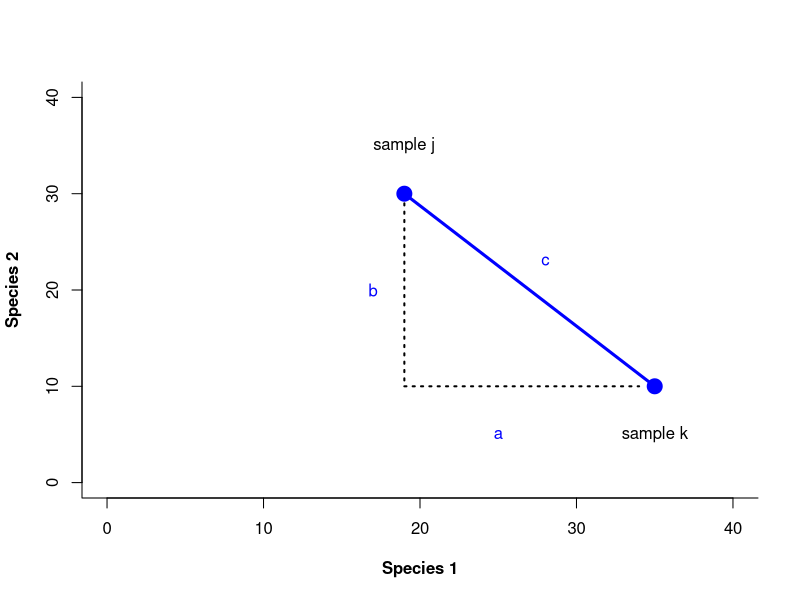
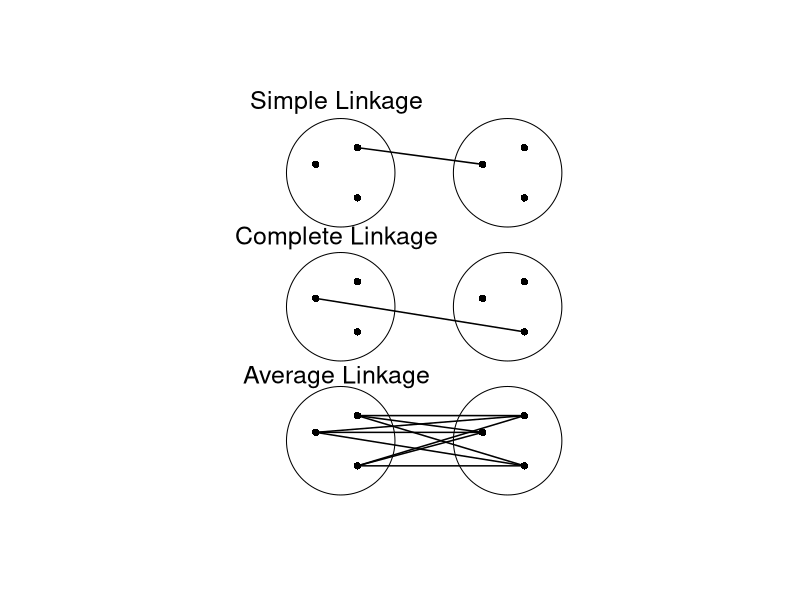
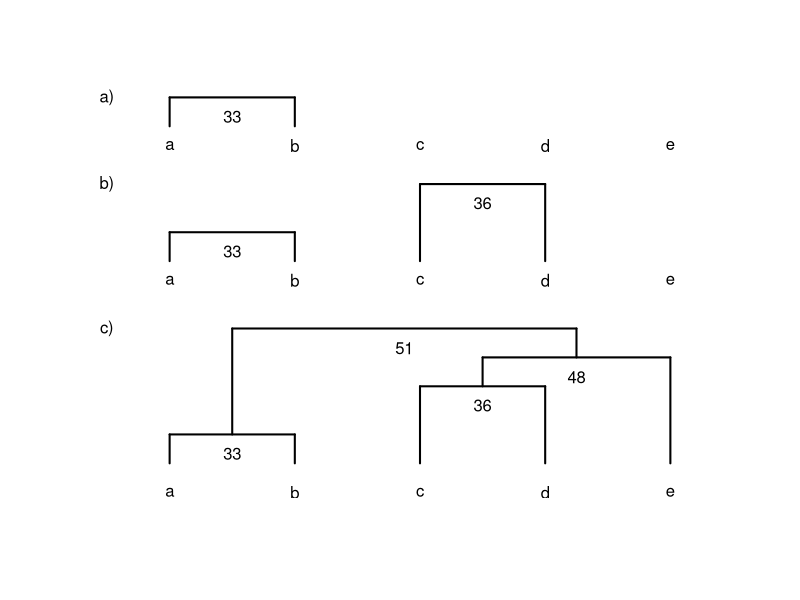
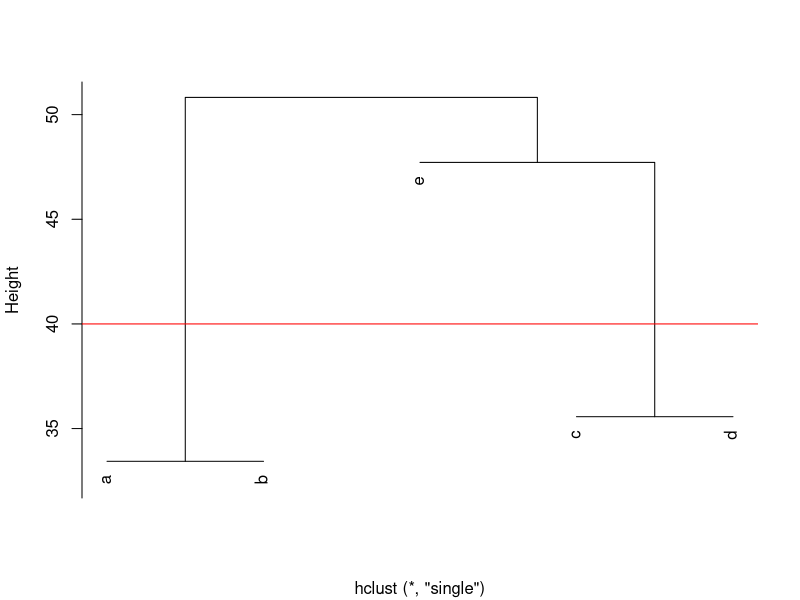
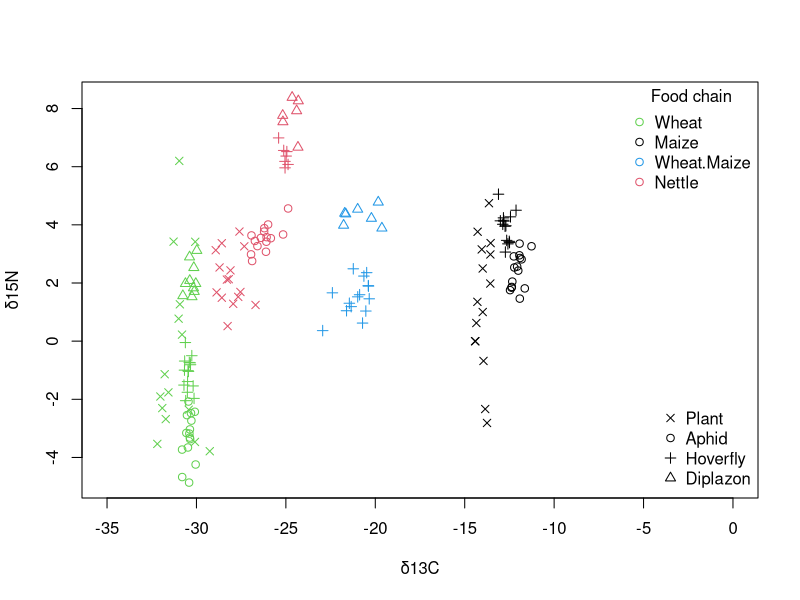
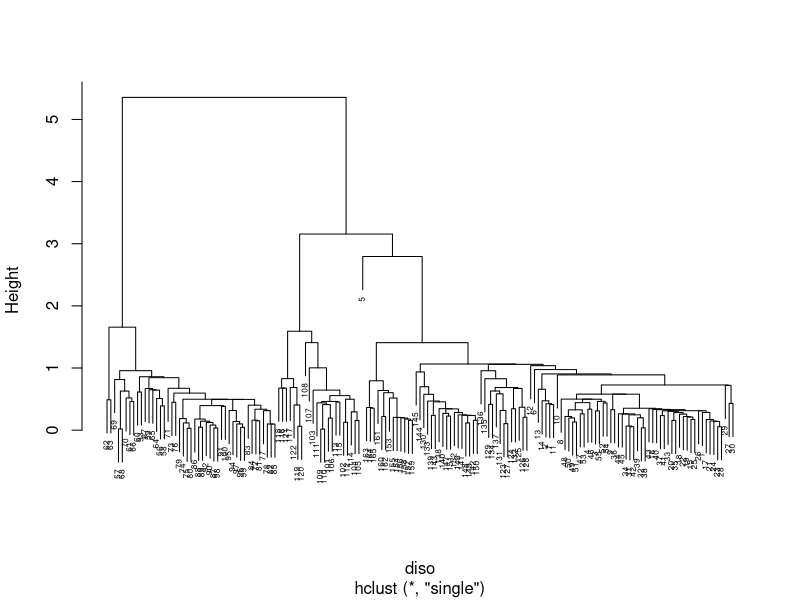
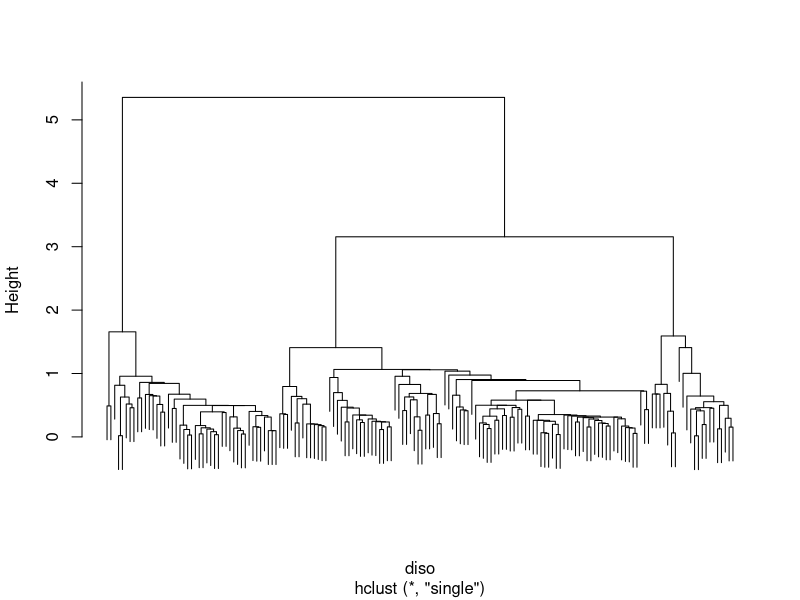
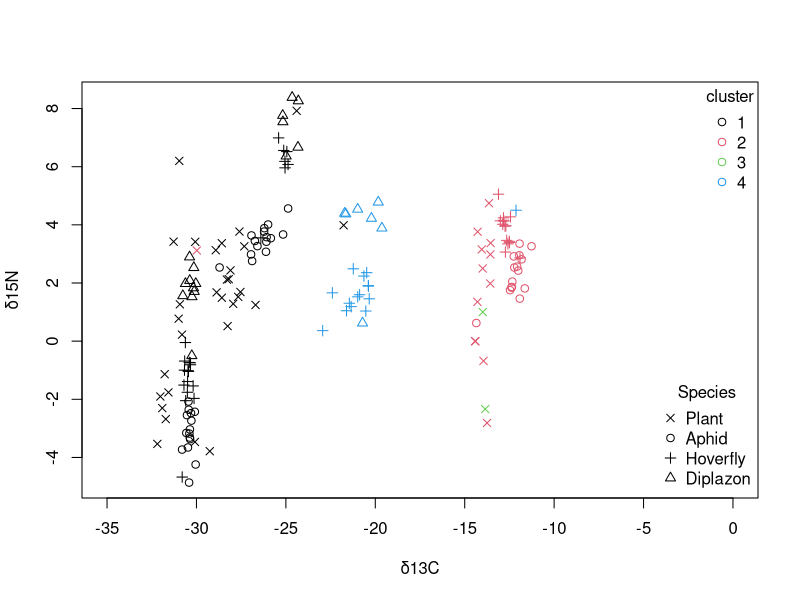

The R source for these figures, in order:
## ---- chunk 1
knitr::opts_chunk$set(echo = FALSE,kableExtra.auto_format = FALSE)



## ---- chunk 2
library(knitr)
my_tbl <- data.frame(Att=c("Attribute 1","Attribute 2", "Attribute 3", "Attribute 4", "Attribute 5", "Attribute 6",  "Attribute 7", "Attribute 8", "Attribute 9","Attribute 10"), Obj1=c(1,0,0,1,1,0,0,0,1,1),
Obj2=c(0,1,0,1,1,0,1,0,1,0)) 
my_tbl$sim=c("x","x",rep(("✓"),4), "x", rep(("✓"),2), "x")

knitr::kable(my_tbl, digits = 3, row.names = FALSE, caption = "List of shared attributes for two things",col.names = c("Attribute","Object 1","Object 2","Similarity"),  format="html",table.attr = "style='width:50%;'", align="c", escape = FALSE)

## ---- chunk 3
library(kableExtra)
dt<-data.frame(stringsAsFactors=TRUE,
               c("Object 1", "Object 2"),
               c("Present", "Absent"),
               c("a", "c"),
               c("b", "d"))
colnames(x = dt) <-c("", "", "Present", "Absent")
xt=kable(dt, caption= "Summary of shared and absent atributes",format="html",table.attr = "style='width:50%;'", align="c")
xt=kable_styling(xt,bootstrap_options = "bordered",
                full_width = FALSE, position="l")
xt=add_header_above(xt,c("", "", "Object 1", "Object 2"),
                   bold = FALSE) 
column_spec(xt,column = 1:2, bold = TRUE)
## ---- chunk 4
#manually enter data
lkerie=c(rep(1, 19), rep(0,5))
lkontario=c(rep(1, 18),0,1,rep(0,4))
sp=1:24
lksp=data.frame(species=sp, erie=as.factor(lkerie), ontario=as.factor(lkontario))
lksp$erie=ordered(lksp$erie, c("1", "0"))
lksp$ontario=ordered(lksp$ontario, c("1", "0"))
knitr::kable(lksp, caption="Species presence and absence in lake Erie and lake Ontario (data from from Watson 1974)",  table.attr = "style='width:50%;'", align="c")
## ---- chunk 5
tlake=table(lksp[,c("erie","ontario")])
tlake

a=tlake[1,1]
b=tlake[1,2]
c=tlake[2,1]
d=tlake[2,2]

S_j=a/(a+b+c)
S_j
S_s=2*a/(2*a+b+c)
S_s



## ---- chunk 6
x=c(19, 35)
y=c(30, 10)
plot(x,y, xlim = c(0,40), ylim = c(0,40), xlab = "Species 1", ylab = "Species 2",frame.plot = FALSE, box(bty="l"), pch = 19, col = "blue", cex = 2, font.lab = 2, cex.main = 2)
text(x=19, y=35, labels = "sample j")
text(x=35, y=5, labels = "sample k")
text(x=17, y=20, labels = "b", col="blue")
text(x=25, y=5, labels = "a", col="blue")
text(x=28, y=23, labels = "c", col="blue")
lines(x,y, lwd = 3, col = "blue")
lines(c(19,19), c(29,10), lty = "dotted", lwd = 2)
lines(c(19,34), c(10,10), lty = "dotted", lwd = 2)
## ---- chunk 7
library(knitr)
nm=c("Species 1","Species 2", "Species 3", "Species 4", "Species 5", "Species 6",  "Species 7", "Species 8", "Species 9","Species 10")
eu <- data.frame(Att=nm, j=c(19,35,0,35,10,0,0,0,30,2), k=c(35,10,0,5,50,0,3,0,10,0), stringsAsFactors = FALSE) 
eu$X2=(eu$j-eu$k)^2
sj=sum(eu$j)
sk=sum(eu$k)
sS=sum(eu$X2)
eu[11,1]="TOTAL"
eu[11,2:4]=c( sj,sk, sS)


knitr::kable(eu, digits = 3, row.names = FALSE, caption = "Species abundance and distance calculations for two samples",col.names = c("","sample j","sample k","$(X_j-X_k)^2$" ),  format="html",table.attr = "style='width:50%;'", align="c")

## ---- chunk 8
dist(rbind(eu$j[1:10], eu$k[1:10]), method = "euclidean")
## ---- chunk 9
nm=c("species 1","species 2", "species 3")
meu <- data.frame(Att=nm, A=c(0,1,1), B=c(1,0,0),C=c(0,4,8), stringsAsFactors = FALSE) 

knitr::kable(meu, digits = 3, row.names = FALSE, caption = "Species abundance versus species presence and Euclidean distance",col.names = c("","sample A","sample B","sample C" ),  format="html",table.attr = "style='width:50%;'", align="c")

## ---- chunk 10
dist(t(meu[2:4]), method="euclidean", diag=TRUE)
## ---- chunk 11
library(plotrix)
plot(rbind(c(-3,9), c(-2,10), c(-2,7), c(1,9), c(2,10), c(2,7), c(-3,1), c(-2,2), c(-2,-1), c(1,1), c(2,2), c(2,-1), c(-3,-7), c(-2,-6), c(-2,-9), c(1,-7), c(2,-6), c(2,-9)), xlim = c(-8,7), ylim = c(-10, 13), xaxt = "n", yaxt = "n", frame.plot = FALSE, ann = FALSE, pch = 16)
draw.circle(-2.4,8.5,1.3)
draw.circle(1.6,8.5,1.3)
draw.circle(-2.4,0.5,1.3)
draw.circle(1.6,0.5,1.3)
draw.circle(-2.4,-7.5,1.3)
draw.circle(1.6,-7.5,1.3)
lines(c(-2,1), c(10,9), lwd=1.5)
lines(c(-3,2), c(1,-1), lwd=1.5)
lines(c(-3,1), c(-7,-7), lwd=1.5)
lines(c(-3,2), c(-7,-6), lwd=1.5)
lines(c(-3,2), c(-7,-9), lwd=1.5)
lines(c(-2,1), c(-6,-7), lwd=1.5)
lines(c(-2,2), c(-6,-6), lwd=1.5)
lines(c(-2,2), c(-6,-9), lwd=1.5)
lines(c(-2,1), c(-9,-7), lwd=1.5)
lines(c(-2,2), c(-9,-6), lwd=1.5)
lines(c(-2,2), c(-9,-9), lwd=1.5)
text(x=-2.5, y=12.7, labels = "Simple Linkage", cex=1.5)
text(x=-2.5, y=4.6, labels = "Complete Linkage", cex=1.5)
text(x=-2.5, y=-3.7, labels = "Average Linkage", cex=1.5)
## ---- chunk 12
cls=data.frame(a=c(5,6,34,1,12),b=c(10,5,2,3,4),  c=c(10,59,32,3,40), d=c(2,63,10,29,45), e=c(44,35,40,12,20))
clsd=dist(t(cls), method="euclidean")
round(clsd,0)



## ---- chunk 13
plot(rbind(c(0,0)), xlim = c(-50,50), ylim = c(-100, 100), frame.plot = FALSE, ann = FALSE, type = "n", xaxt = "n", yaxt = "n")
text(x=-40, y=75, labels = "a")
text(x=-20, y=75, labels = "b")
text(x=0, y=75, labels = "c")
text(x=20, y=75, labels = "d")
text(x=40, y=75, labels = "e")
text(x=-40, y=5, labels = "a")
text(x=-20, y=5, labels = "b")
text(x=0, y=5, labels = "c")
text(x=20, y=5, labels = "d")
text(x=40, y=5, labels = "e")
text(x=-40, y=-105, labels = "a")
text(x=-20, y=-105, labels = "b")
text(x=0, y=-105, labels = "c")
text(x=20, y=-105, labels = "d")
text(x=40, y=-105, labels = "e")
lines(c(-40,-40), c(85,100), lwd=2)
lines(c(-40,-20), c(100,100), lwd=2)
lines(c(-20,-20), c(100,85), lwd=2)
text(x=-30, y=90, labels = "33")
lines(c(-40,-40), c(15,30), lwd=2)
lines(c(-40,-20), c(30,30), lwd=2)
lines(c(-20,-20), c(30,15), lwd=2)
text(x=-30, y=20, labels = "33")
lines(c(0,0), c(15,55), lwd=2)
lines(c(0,20), c(55,55), lwd=2)
lines(c(20,20), c(55,15), lwd=2)
text(x=10, y=45, labels = "36")
lines(c(-40,-40), c(-90,-75), lwd=2)
lines(c(-40,-20), c(-75,-75), lwd=2)
lines(c(-20,-20), c(-75,-90), lwd=2)
text(x=-30, y=-85, labels = "33")
lines(c(0,0), c(-90,-50), lwd=2)
lines(c(0,20), c(-50,-50), lwd=2)
lines(c(20,20), c(-50,-90), lwd=2)
text(x=10, y=-60, labels = "36")
lines(c(10,10), c(-50,-35), lwd=2)
lines(c(10,40), c(-35,-35), lwd=2)
lines(c(40,40), c(-35,-90), lwd=2)
text(x=25, y=-45, labels = "48")
lines(c(-30,-30), c(-75,-20), lwd=2)
lines(c(-30,25), c(-20,-20), lwd=2)
lines(c(25,25), c(-20,-35), lwd=2)
text(x=-2.5, y=-30, labels = "51")
text(x=-50, y=100, labels = "a)")
text(x=-50, y=55, labels = "b)")
text(x=-50, y=-20, labels = "c)")
## ---- chunk 14
hcl=hclust(clsd, method="single")


plot(hcl, main="", hang=0, xlab="")
abline(h=40, col="red")
cutree(hcl, h=40)
## ---- chunk 15

library(openxlsx)
urlj="https://doi.org/10.1371/journal.pone.0093281.s001"
#download.file(urlj, "p.xlsx")
iso=read.xlsx("p.xlsx")
## ---- chunk 16
plot(iso$N~iso$C, col=as.numeric(as.factor(iso$Food.Chain)),xlim=c(-35, 0), pch=as.numeric(as.factor(iso$Species)),  xlab="δ13C", ylab="δ15N")

legend("topright", legend=unique(as.factor(iso$Food.Chain)),pch=1,
col=as.numeric(unique(as.factor(iso$Food.Chain))), bty="n", title="Food chain")

legend("bottomright",legend=as.character(unique(as.factor(iso$Species))), pch=as.numeric(unique(as.factor(iso$Species))), bty="n")
## ---- chunk 17
str(iso)
diso<-dist((iso[,c("C","N")]), method="euclidean")
p=hclust(diso,method="single")
plot(p, cex=0.5,main="")

## ---- chunk 18
niso=iso[complete.cases(iso),]
niso=niso[-5,]

net=niso[,c("C","N")]
diso<-dist((net), method="euclidean")
p=hclust(diso, method="single")
plot(p,labels=FALSE, main="")
## ---- chunk 19
niso$clust<-cutree(p,k=4)

plot(iso$N~iso$C, col=as.numeric(as.factor(niso$clust)),xlim=c(-35, 0), pch=as.numeric(as.factor(niso$Species)),  xlab="δ13C", ylab="δ15N")

legend("topright", legend=unique(as.factor(niso$clust)),pch=1,
col=as.numeric(unique(as.factor(niso$clust))), bty="n", title="cluster")

legend("bottomright",legend=as.character(unique(as.factor(niso$Species))), pch=as.numeric(unique(as.factor(niso$Species))), bty="n",title="Species")
## ---- chunk 20
kclust=kmeans(niso[,c("C", "N")], 4)
niso$kclust=kclust$cluster

plot(iso$N~iso$C, col=as.numeric(as.factor(niso$clust)),xlim=c(-35, 0), pch=as.numeric(as.factor(niso$Species)),  xlab="δ13C", ylab="δ15N")

legend("topright", legend=unique(as.factor(niso$kclust)),pch=1,
col=as.numeric(unique(as.factor(niso$kclust))), bty="n", title="kcluster")

legend("bottomright",legend=as.character(unique(as.factor(niso$Species))), pch=as.numeric(unique(as.factor(niso$Species))), bty="n",title="Species")
## ---- chunk 21
par(mar = c(0, 0, 0, 0))
plot(0,pch = '',ann=FALSE,frame.plot = FALSE,axes = FALSE,
     xlim = c(-40,40),ylim = c(-65,10))

segments(-35,0,-35,-60, lwd = 2.5)
a=seq(from=-34, to=-8)
segments(a,0,a,-60)
segments(-7,0,-7,-60, lwd = 2.5)

segments(-35,0,-7,0, lwd = 2.5)
b=seq(from=-3, to=-57, by=-3)
segments(-35,b,-7,b)
segments(-7,0,-7,-60, lwd = 2.5)

segments(-35,-60,-7,-60, lwd = 2.5)
text(-21,3, labels = "p", font = 2)
text(-38,-26, labels = "n", font = 2)
text(-21,-25, labels = "A", font = 3, cex = 2)
segments(15,0,15,-60, lwd = 2.5, col = "purple")
c=seq(from=16, to=24, by=1)
segments(c,0,c,-60)
segments(25,0,25,-60, lwd = 2.5, col = "purple")
segments(15,0,25,0, lwd = 2.5, col = "purple")

b=seq(from=-3, to=-57, by=-3)
segments(15,b,25,b)
segments(15,-60,25,-60, lwd = 2.5, col = "purple")
text(20,3, labels = "k", font = 2, col = "purple")
text(12,-26, labels = "n", font = 2, col = "purple")
text(20,-25, labels = "X", font = 3, cex = 2, col = "purple")
## ---- chunk 22

x1=rnorm(50, 0,7)
y1=0.85*x1
er=rnorm(50,0,3)
y1=y1+er

y2=y1-fitted(lm(y1 ~ x1))

par(mfrow=c(1,2))
plot(x1,y1,
     xlim = c(-20,20),ylim=c(-20,20),
     pch=16, col=rgb(red=0.3, green=0.6, blue=0.3, alpha=0.3),
     xlab="x", ylab="y")
#points(x2,y2,pch=16,col="blue")
lines(x1, fitted(lm(y1 ~ x1)), col = "blue", lwd=2) 

plot(x1,y2,
     xlim = c(-20,20),ylim=c(-20,20),
     pch=16, col=rgb(red=0.3, green=0.6, blue=0.3, alpha=0.3),
     xlab="xy synthesis", ylab="")
lines(x1, rep(0, length(x1)), col = "blue", lwd=2) 

## ---- chunk 23
library(kableExtra)
dt<-data.frame(stringsAsFactors = FALSE,
               c("Principal component analysis (PCA)", "Correspondence analysis (CA)", "Principal coordinate analysis (PCoA), metric (multidimensional) scaling, classical scaling", "Nonmetric multidimensional scaling (nMDS)"),
               c("Euclidean", "X^2", "Any", "Any"),
               c("Quantitative data", "Non-negative, quantitiative or binary data; species frequencies or presence/absence data", "Quantitative, semiquantitative, qualitative, or mixed", "Quantitative, semiquantitative, qualitative, or mixed"))
colnames(x = dt) <-c("Method", "Distance", "Variables")
knitr::kable(dt, caption= "Domains of Application of Ordination Methods (adpated from Legendre & Legendre 2012) ",  align="l", padding=10)
#xt=kable_classic(xt, full_width = F, table.attr = "style='width:50%;'", align="c")

#column_spec(xt, column = 1:3, extra_css = "vertical- align:bottom;")
## ---- chunk 24
ctlns<-list(structure(list(level = 10, x = c(-0.8,0,1,2,2.5,3,3.1,2.8,2.3,2,1.8), 
                           y = c(2.7,2.3,2.5,2.7,2.5,2,1.5,0,-1,-2,-3)),
                      .Names = c("level", "x", "y")))
ctlns2<-list(structure(list(level = 10, x = c(4,5.4,5.7,6,6.5,7,7.5,8,9,10.5,11.5,12.5,13.5), 
                           y = c(-1.5,-0.1,0.7,2,3.2,4,4.5,4.7,4.6,4.3,4.2,4.5,5)),
                      .Names = c("level", "x", "y")))
x <- seq(0, 40, length=1000)
y <- dnorm(x, mean=3, sd=0.3)*-cosh(60)+2
#plot(x,y,type="l", xlab="time", ylab="Sine wave",frame.plot = FALSE,ann=FALSE,
 #    xlim = c(-6,20),ylim = c(-6,12),axes = FALSE)
plot(rbind(c(2.6,3),c(3,4),c(3.5,4.6),c(3.6,5.2),c(3.5,2),c(4,2.8),c(4.5,2),
           c(5,3.2),c(5.2,4),c(6,2.5),c(6,5),c(6.5,4),c(7,2),c(7,3),c(7,6.5),
           c(7,5),c(8,4),c(8,5.5),c(8.5,4.5),c(9,6),c(9,7.2),c(9.5,5),c(10,7.5),
           c(11,6)),pch = 21,ann=FALSE,frame.plot = FALSE,axes = FALSE,
     xlim = c(-10,20),ylim = c(-10,12),col="green",bg="green")
arrows(0,0,18,0,col="blue",cex=3,length = 0.1)
arrows(0,0,0,11,col="blue",cex=3,length = 0.1)
arrows(1.5,-3.5,-1.5,3.5,col="darkred",cex=3,length = 0.1)
arrows(1.5,-3.5,17,7,col="darkred",cex=3,length = 0.1)
segments(0,0,15,10,col="orange",cex=3,lty="dashed")
text(x=18, y=-1, labels = "X1")
text(x=-1, y=11, labels = "X2")
text(x=17, y=5, labels = "Y1")
text(x=-3, y=3, labels = "Y2")
xspline(ctlns[[1]], shape=1)
xspline(ctlns2[[1]], shape=1)

text(x=5, y=-5, "Y1 axis selected to maximize variation explained")
text(x=5, y=-7, "Y2 axis must be orthogonal to Y1 and maximize variation explained")
## ---- chunk 25

data("iris")
str(iris); summary(iris[1:4])
pairs(iris[1:4],main="Iris Data", pch=19, col=as.numeric(iris$Species)+1)
## ---- chunk 26
pca <- prcomp(iris[,1:4])
summary(pca)
apply(iris[,1:4], 2, var)
## ---- chunk 27

p <- prcomp(iris[,1:4], scale=TRUE)
summary(p)
## ---- chunk 28
screeplot(p, type=("lines"),main="")
## ---- chunk 29
pvar=round(summary(p)$importance[2,1:2],2)

plot(p$x[,1:2], col=as.numeric(iris$Species)+1,ylim=c(-3,3), cex=0.7, pch=16,
     xlab=paste0("PC1 (", pvar[1]*100, "%)"),
     ylab=paste0("PC2 (", pvar[2]*100, "%)"))
legend("topright", legend=unique(iris$Species), pch=16, col=c(2,3,4), bty="n")
## ---- chunk 30

kable(p$rotation,digits=2,caption="Eigenvectors (or 'loadings') for each variable and synthetic axis", format="html",table.attr = "style='width:50%;'", align="c")
## ---- chunk 31
plot(NA,ylim=c(-5,4), xlim=c(-5,4),
         xlab=paste0("PC1 (", pvar[1]*100, "%)"),
     ylab=paste0("PC2 (", pvar[2]*100, "%)"))
abline(v=0, col="grey90")
abline(h=0, col="grey90")
# Get co-ordinates of variables (loadings), and multiply by 10
    l.x <- p$rotation[,1]*4
    l.y <- p$rotation[,2]*4
# Draw arrows
    arrows(x0=0, x1=l.x, y0=0, y1=l.y, col="purple", length=0.15, lwd=1.5)
# Label position
    l.pos <- l.y # Create a vector of y axis coordinates
    lo <- which(l.y < 0) # Get the variables on the bottom half of the plot
    hi <- which(l.y > 0) # Get variables on the top half
# Replace values in the vector
    l.pos <- replace(l.pos, lo, "1")
    l.pos <- replace(l.pos, hi, "3")
    l.pos[4] <- "3"
    l.x[3:4] <- l.x[3:4]+0.75
        # Variable labels
    text(l.x, l.y, labels=row.names(p$rotation), col="purple", pos=l.pos, cex=0.75)

## ---- chunk 32
plot(p$x[,1:2], pch=16,col=as.numeric(iris$Species)+1,
     ylim=c(-5,4), xlim=c(-4,4),
     cex=0.7,
     xlab=paste("PC1 (", pvar[1]*100, "%)"),
     ylab=paste("PC2 (", pvar[2]*100, "%)"))
legend("topleft", legend=unique(iris$Species), pch=16, col=c(2,3,4), bty="n")



# Get co-ordinates of variables (loadings), and multiply by 10
    l.x <- p$rotation[,1]*4
    l.y <- p$rotation[,2]*4
# Draw arrows
    arrows(x0=0, x1=l.x, y0=0, y1=l.y, col="purple", length=0.15, lwd=1.5)
# Label position
    l.pos <- l.y # Create a vector of y axis coordinates
    lo <- which(l.y < 0) # Get the variables on the bottom half of the plot
    hi <- which(l.y > 0) # Get variables on the top half
# Replace values in the vector
    l.pos <- replace(l.pos, lo, "1")
    l.pos <- replace(l.pos, hi, "3")
    l.pos[4] <- "3"
    l.x[3:4] <- l.x[3:4]+0.75
        # Variable labels
    text(l.x, l.y, labels=row.names(p$rotation), col="purple", pos=l.pos, cex=0.75)

## ---- chunk 33
library(vegan)
data(varespec)
nMDS <- metaMDS(iris[,-5], distance = "bray", k = 2)
#MDS <- cmdscale(vegdist(varespec, method = "bray"), k = 2, eig = T, add = T )
par(mfrow=c(1,2))
stressplot(nMDS, pch=16,l.col=NA, las=1)
plot(nMDS, ylim=c(-.2, .2))
shortnamesnM=names(iris[-5])
text(nMDS$species,shortnamesnM, cex = 0.7, col = "red", pos=1)

#plot(nMDS$points, main="nMDS", asp=1, pch=16, col=iris$Species, xlim=c(-.8, .8),
 #    ylim=c(-0.5,0.5))
#shortnamesnM=substr(names(iris[-5]), start = 5, stop = 8)
#shortnamesnM=names(iris[-5])
#text(nMDS$species,shortnamesnM, cex = 0.7, col = "red")
## ---- chunk 34
library(vegan)
data(varespec)
disimvar=vegdist(varespec, method = "bray")
nMDS <- metaMDS(varespec, distance="bray", k=2)
PCoA <- cmdscale(disimvar, k = 2, eig = T, add = T )
## ---- chunk 35
par(mfrow=c(1,2))
plot(PCoA$points, main="PCoA", xlim=c(-.6,.6), ylim=c(-.6,.6), xlab="PCoA1", ylab="PCoA2", asp=1)
#text(PCoA$points, labels=c(1:20), cex= 0.7, pos=3)
spe.wa <- wascores(PCoA$points[, 1:2], varespec)
shortnames=substr(rownames(spe.wa), start = 5, stop = 8)
text(spe.wa, shortnames, cex = 0.7, col = "red")
#abline(h=0, col="grey")
#abline(v=0, col="grey")
plot(nMDS$points, main="nMDS", asp=1, xlim=c(-.6,.6))
shortnamesnM=substr(names(varespec), start = 5, stop = 8)
text(nMDS$species,shortnamesnM, cex = 0.7, col = "red")
